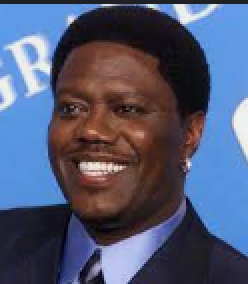
#> input picture Test_Images/bernie.png, 124 x 142 px (shown 2 times larger)
$ jupyter execute image_parse.ipynb
#> lines starting #> are read from the running program, lines starting #| are printed output that depends on the picture; after the words box and inside, x2 and y2 are one past the last pixel; in counts of white or black regions, pixels touching at a corner belong together
[cell 1]
import cv2
import sys

[cell 2]
imagePath = sys.argv[1]

image = cv2.imread(imagePath)
#> image is the input picture: shape (142, 124, 3); mean B, G, R 114.4, 88, 81.6
gray = cv2.cvtColor(image, cv2.COLOR_BGR2GRAY)
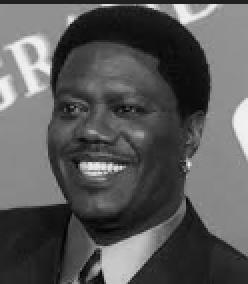
#> gray: shape (142, 124) (shown 2 times larger); min 2, max 241, mean 89.1

faceCascade = cv2.CascadeClassifier(cv2.data.haarcascades + "haarcascade_frontalface_default.xml")
faces = faceCascade.detectMultiScale(
    gray,
    scaleFactor=1.3,
    minNeighbors=3,
    minSize=(30, 30)
)
#> faces = [[16, 20, 86, 86]]

print("[INFO] Found {0} Faces!".format(len(faces)))
#| [INFO] Found 1 Faces!

for (x, y, w, h) in faces:
    cv2.rectangle(image, (x, y), (x + w, y + h), (0, 255, 0), 2)
#> this loop made 1 pass
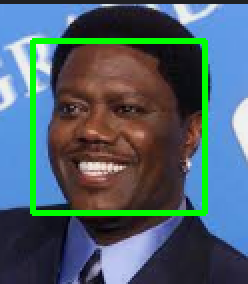
#> image: shape (142, 124, 3) (shown 2 times larger); 5.84% of pixels changed, all inside (x1, y1, x2, y2) = (15, 19, 104, 108)

status = cv2.imwrite('faces_detected.jpg', image)
print("[INFO] Image faces_detected.jpg written to filesystem: ", status)
#| [INFO] Image faces_detected.jpg written to filesystem:  True
